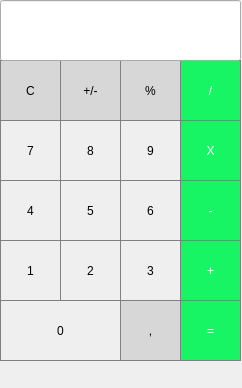
<?xml version="1.0" encoding="UTF-8"?>
<ui version="4.0">
 <class>Simple</class>
 <widget class="QMainWindow" name="Simple">
  <property name="geometry">
   <rect>
    <x>0</x>
    <y>0</y>
    <width>242</width>
    <height>388</height>
   </rect>
  </property>
  <property name="minimumSize">
   <size>
    <width>242</width>
    <height>388</height>
   </size>
  </property>
  <property name="maximumSize">
   <size>
    <width>242</width>
    <height>388</height>
   </size>
  </property>
  <property name="windowTitle">
   <string>Simple</string>
  </property>
  <widget class="QWidget" name="centralwidget">
   <widget class="QPushButton" name="pushButton_7">
    <property name="geometry">
     <rect>
      <x>0</x>
      <y>120</y>
      <width>61</width>
      <height>61</height>
     </rect>
    </property>
    <property name="styleSheet">
     <string notr="true">QPushButton {
   border: 1px solid gray;
}

QPushButton:pressed {
    background-color: qlineargradient(x1: 0, y1: 0, x2: 0, y2: 1,
                                      stop: 0 #dadbde, stop: 1 #f6f7fa);
}</string>
    </property>
    <property name="text">
     <string>7</string>
    </property>
   </widget>
   <widget class="QPushButton" name="pushButton_9">
    <property name="geometry">
     <rect>
      <x>120</x>
      <y>120</y>
      <width>61</width>
      <height>61</height>
     </rect>
    </property>
    <property name="styleSheet">
     <string notr="true">QPushButton {
   border: 1px solid gray;
}

QPushButton:pressed {
    background-color: qlineargradient(x1: 0, y1: 0, x2: 0, y2: 1,
                                      stop: 0 #dadbde, stop: 1 #f6f7fa);
}</string>
    </property>
    <property name="text">
     <string>9</string>
    </property>
   </widget>
   <widget class="QPushButton" name="pushButton_divide">
    <property name="geometry">
     <rect>
      <x>180</x>
      <y>60</y>
      <width>61</width>
      <height>61</height>
     </rect>
    </property>
    <property name="styleSheet">
     <string notr="true">QPushButton {
  background-color: rgb(23, 245, 100);
  color: white; 
  border: 1px solid gray;
}

QPushButton:pressed {
    background-color: qlineargradient(x1: 0, y1: 0, x2: 0, y2: 1,
                                      stop: 0 #336555, stop: 1 #418555);
}</string>
    </property>
    <property name="text">
     <string>/</string>
    </property>
   </widget>
   <widget class="QPushButton" name="pushButton_5">
    <property name="geometry">
     <rect>
      <x>60</x>
      <y>180</y>
      <width>61</width>
      <height>61</height>
     </rect>
    </property>
    <property name="styleSheet">
     <string notr="true">QPushButton {
   border: 1px solid gray;
}

QPushButton:pressed {
    background-color: qlineargradient(x1: 0, y1: 0, x2: 0, y2: 1,
                                      stop: 0 #dadbde, stop: 1 #f6f7fa);
}</string>
    </property>
    <property name="text">
     <string>5</string>
    </property>
   </widget>
   <widget class="QPushButton" name="pushButton_plusMinus">
    <property name="geometry">
     <rect>
      <x>60</x>
      <y>60</y>
      <width>61</width>
      <height>61</height>
     </rect>
    </property>
    <property name="styleSheet">
     <string notr="true">QPushButton {
  background-color: rgb(215, 215, 215);
  border: 1px solid gray;
}
QPushButton:pressed {
    background-color: qlineargradient(x1: 0, y1: 0, x2: 0, y2: 1,
                                      stop: 0 #BEBEBE, stop: 1 #D7D7D7);
}</string>
    </property>
    <property name="text">
     <string>+/-</string>
    </property>
   </widget>
   <widget class="QPushButton" name="pushButton_multiply">
    <property name="geometry">
     <rect>
      <x>180</x>
      <y>120</y>
      <width>61</width>
      <height>61</height>
     </rect>
    </property>
    <property name="styleSheet">
     <string notr="true">QPushButton {
  background-color: rgb(23, 245, 100);
  color: white; 
  border: 1px solid gray;
}

QPushButton:pressed {
    background-color: qlineargradient(x1: 0, y1: 0, x2: 0, y2: 1,
                                      stop: 0 #336555, stop: 1 #418555);
}</string>
    </property>
    <property name="text">
     <string>X</string>
    </property>
   </widget>
   <widget class="QPushButton" name="pushButton_equals">
    <property name="geometry">
     <rect>
      <x>180</x>
      <y>300</y>
      <width>61</width>
      <height>61</height>
     </rect>
    </property>
    <property name="styleSheet">
     <string notr="true">QPushButton {
  background-color: rgb(23, 245, 100);
  color: white; 
  border: 1px solid gray;
}

QPushButton:pressed {
    background-color: qlineargradient(x1: 0, y1: 0, x2: 0, y2: 1,
                                      stop: 0 #336555, stop: 1 #418555);
}</string>
    </property>
    <property name="text">
     <string>=</string>
    </property>
   </widget>
   <widget class="QPushButton" name="pushButton_4">
    <property name="geometry">
     <rect>
      <x>0</x>
      <y>180</y>
      <width>61</width>
      <height>61</height>
     </rect>
    </property>
    <property name="styleSheet">
     <string notr="true">QPushButton {
   border: 1px solid gray;
}

QPushButton:pressed {
    background-color: qlineargradient(x1: 0, y1: 0, x2: 0, y2: 1,
                                      stop: 0 #dadbde, stop: 1 #f6f7fa);
}</string>
    </property>
    <property name="text">
     <string>4</string>
    </property>
   </widget>
   <widget class="QPushButton" name="pushButton_8">
    <property name="geometry">
     <rect>
      <x>60</x>
      <y>120</y>
      <width>61</width>
      <height>61</height>
     </rect>
    </property>
    <property name="styleSheet">
     <string notr="true">QPushButton {
   border: 1px solid gray;
}

QPushButton:pressed {
    background-color: qlineargradient(x1: 0, y1: 0, x2: 0, y2: 1,
                                      stop: 0 #dadbde, stop: 1 #f6f7fa);
}</string>
    </property>
    <property name="text">
     <string>8</string>
    </property>
   </widget>
   <widget class="QPushButton" name="pushButton_6">
    <property name="geometry">
     <rect>
      <x>120</x>
      <y>180</y>
      <width>61</width>
      <height>61</height>
     </rect>
    </property>
    <property name="styleSheet">
     <string notr="true">QPushButton {
   border: 1px solid gray;
}

QPushButton:pressed {
    background-color: qlineargradient(x1: 0, y1: 0, x2: 0, y2: 1,
                                      stop: 0 #dadbde, stop: 1 #f6f7fa);
}</string>
    </property>
    <property name="text">
     <string>6</string>
    </property>
   </widget>
   <widget class="QPushButton" name="pushButton_decimal">
    <property name="geometry">
     <rect>
      <x>120</x>
      <y>300</y>
      <width>61</width>
      <height>61</height>
     </rect>
    </property>
    <property name="styleSheet">
     <string notr="true">QPushButton {
  background-color: rgb(215, 215, 215);
  border: 1px solid gray;
}
QPushButton:pressed {
    background-color: qlineargradient(x1: 0, y1: 0, x2: 0, y2: 1,
                                      stop: 0 #BEBEBE, stop: 1 #D7D7D7);
}</string>
    </property>
    <property name="text">
     <string>,</string>
    </property>
   </widget>
   <widget class="QPushButton" name="pushButton_2">
    <property name="geometry">
     <rect>
      <x>60</x>
      <y>240</y>
      <width>61</width>
      <height>61</height>
     </rect>
    </property>
    <property name="styleSheet">
     <string notr="true">QPushButton {
   border: 1px solid gray;
}

QPushButton:pressed {
    background-color: qlineargradient(x1: 0, y1: 0, x2: 0, y2: 1,
                                      stop: 0 #dadbde, stop: 1 #f6f7fa);
}</string>
    </property>
    <property name="text">
     <string>2</string>
    </property>
   </widget>
   <widget class="QPushButton" name="pushButton_add">
    <property name="geometry">
     <rect>
      <x>180</x>
      <y>240</y>
      <width>61</width>
      <height>61</height>
     </rect>
    </property>
    <property name="styleSheet">
     <string notr="true">QPushButton {
  background-color: rgb(23, 245, 100);
  color: white; 
  border: 1px solid gray;
}

QPushButton:pressed {
    background-color: qlineargradient(x1: 0, y1: 0, x2: 0, y2: 1,
                                      stop: 0 #336555, stop: 1 #418555);
}</string>
    </property>
    <property name="text">
     <string>+</string>
    </property>
   </widget>
   <widget class="QPushButton" name="pushButton_3">
    <property name="geometry">
     <rect>
      <x>120</x>
      <y>240</y>
      <width>61</width>
      <height>61</height>
     </rect>
    </property>
    <property name="styleSheet">
     <string notr="true">QPushButton {
   border: 1px solid gray;
}

QPushButton:pressed {
    background-color: qlineargradient(x1: 0, y1: 0, x2: 0, y2: 1,
                                      stop: 0 #dadbde, stop: 1 #f6f7fa);
}</string>
    </property>
    <property name="text">
     <string>3</string>
    </property>
   </widget>
   <widget class="QPushButton" name="pushButton_1">
    <property name="geometry">
     <rect>
      <x>0</x>
      <y>240</y>
      <width>61</width>
      <height>61</height>
     </rect>
    </property>
    <property name="styleSheet">
     <string notr="true">QPushButton {
   border: 1px solid gray;
}

QPushButton:pressed {
    background-color: qlineargradient(x1: 0, y1: 0, x2: 0, y2: 1,
                                      stop: 0 #dadbde, stop: 1 #f6f7fa);
}</string>
    </property>
    <property name="text">
     <string>1</string>
    </property>
   </widget>
   <widget class="QPushButton" name="pushButton_substract">
    <property name="geometry">
     <rect>
      <x>180</x>
      <y>180</y>
      <width>61</width>
      <height>61</height>
     </rect>
    </property>
    <property name="styleSheet">
     <string notr="true">QPushButton {
  background-color: rgb(23, 245, 100);
  color: white; 
  border: 1px solid gray;
}

QPushButton:pressed {
    background-color: qlineargradient(x1: 0, y1: 0, x2: 0, y2: 1,
                                      stop: 0 #336555, stop: 1 #418555);
}</string>
    </property>
    <property name="text">
     <string>-</string>
    </property>
   </widget>
   <widget class="QPushButton" name="pushButton_0">
    <property name="geometry">
     <rect>
      <x>0</x>
      <y>300</y>
      <width>121</width>
      <height>61</height>
     </rect>
    </property>
    <property name="styleSheet">
     <string notr="true">QPushButton {
   border: 1px solid gray;
}

QPushButton:pressed {
    background-color: qlineargradient(x1: 0, y1: 0, x2: 0, y2: 1,
                                      stop: 0 #dadbde, stop: 1 #f6f7fa);
}</string>
    </property>
    <property name="text">
     <string>0</string>
    </property>
   </widget>
   <widget class="QPushButton" name="pushButton_clear">
    <property name="geometry">
     <rect>
      <x>0</x>
      <y>60</y>
      <width>61</width>
      <height>61</height>
     </rect>
    </property>
    <property name="styleSheet">
     <string notr="true">QPushButton {
  background-color: rgb(215, 215, 215);
  border: 1px solid gray;
}
QPushButton:pressed {
    background-color: qlineargradient(x1: 0, y1: 0, x2: 0, y2: 1,
                                      stop: 0 #BEBEBE, stop: 1 #D7D7D7);
}</string>
    </property>
    <property name="text">
     <string>C</string>
    </property>
   </widget>
   <widget class="QPushButton" name="pushButton_percent">
    <property name="geometry">
     <rect>
      <x>120</x>
      <y>60</y>
      <width>61</width>
      <height>61</height>
     </rect>
    </property>
    <property name="styleSheet">
     <string notr="true">QPushButton {
  background-color: rgb(215, 215, 215);
  border: 1px solid gray;
}
QPushButton:pressed {
    background-color: qlineargradient(x1: 0, y1: 0, x2: 0, y2: 1,
                                      stop: 0 #BEBEBE, stop: 1 #D7D7D7);
}</string>
    </property>
    <property name="text">
     <string>%</string>
    </property>
   </widget>
   <widget class="QLineEdit" name="lineEdit">
    <property name="geometry">
     <rect>
      <x>0</x>
      <y>0</y>
      <width>241</width>
      <height>61</height>
     </rect>
    </property>
    <property name="font">
     <font>
      <pointsize>20</pointsize>
     </font>
    </property>
    <property name="layoutDirection">
     <enum>Qt::LeftToRight</enum>
    </property>
    <property name="alignment">
     <set>Qt::AlignRight|Qt::AlignTrailing|Qt::AlignVCenter</set>
    </property>
   </widget>
  </widget>
  <widget class="QMenuBar" name="menubar">
   <property name="geometry">
    <rect>
     <x>0</x>
     <y>0</y>
     <width>242</width>
     <height>26</height>
    </rect>
   </property>
  </widget>
 </widget>
 <resources/>
 <connections/>
</ui>
